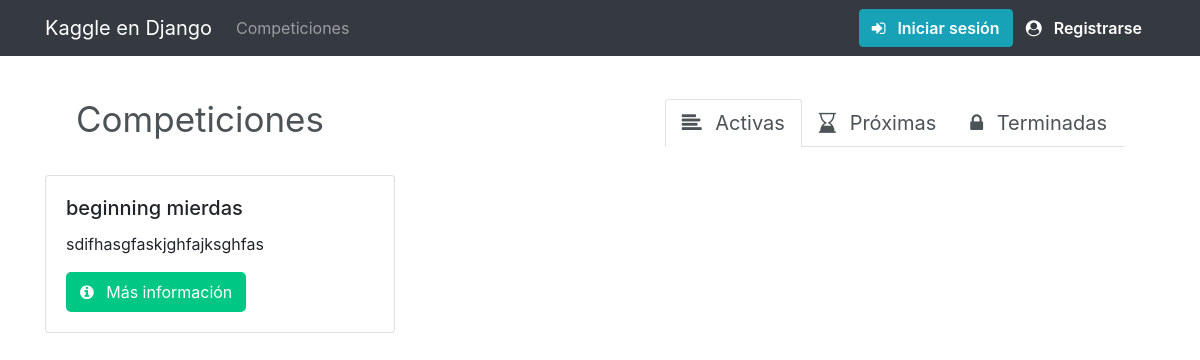
The page /dashboard/actives on the database as committed earlier.
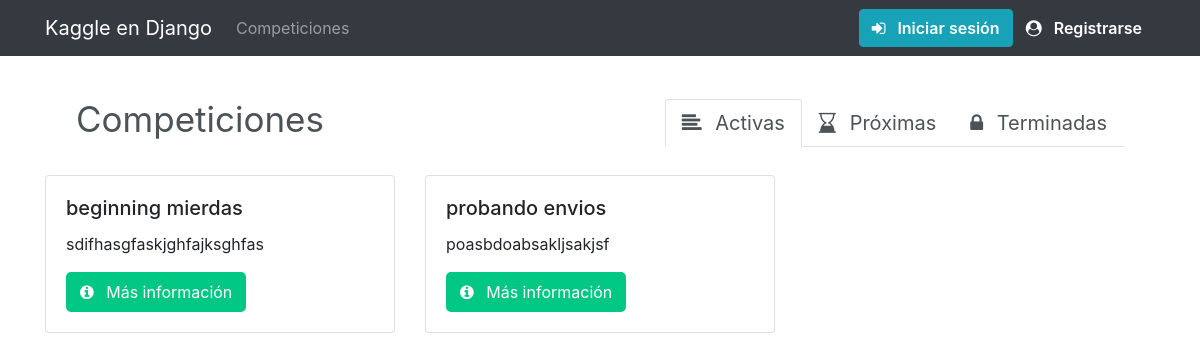
The same page on the database as committed later.
### dashboard/models.py (models this page shows)
class Dashboard(models.Model):
    title = models.CharField(max_length=30)
    description = models.TextField()
    beginning = models.DateField(default=timezone.now)
    deadline = models.DateField()
    max_daily_uploads = models.IntegerField(default=5)
    wait_time_uploads = models.IntegerField(default=60) # Minutes
    participants = models.IntegerField(default=0)
    author = models.TextField()

### dashboard/views.py (the view)
# urls.py: path("actives", views.actives, name="actives"),
def actives(request):
    competitions = Dashboard.objects.filter(deadline__gte=today).filter(beginning__lte=today)
    context = {
        'competitions': competitions,
        'show_competitions': True
    }
    return render(request, 'actives.html', context)

### dashboard/templates/actives.html
{% extends "competitions.html" %}
{% block active_actives %}active{% endblock %}

### dashboard/templates/competitions.html (shortened to what this page needs)
{% extends "base.html" %}
{% block page_content %}
<nav class="navbar navbar-expand-lg navbar-white bg-white pb-4" style:"">
    <div class="container">
        <a class="navbar-brand" style="color: #4c5357; font-size: 35;" href="{% url 'actives' %}">Competiciones</a>
        <ul class="nav nav-tabs pt-2">
            <li class="nav-item">
                <a class="nav-link {% block active_actives %}{% endblock %}" style="color: 4c5357; font-size: 20;"
                    href="{% url 'actives' %}">
                    <span class="fa fa-align-left pr-2"></span>
                    Activas
                </a>
            </li>
            <li class="nav-item">
                <a class="nav-link {% block active_coming %}{% endblock %}" style="color: #4c5357; font-size: 20;"
                    href="{% url 'coming' %}">
                    <span class="fa fa-hourglass-end pr-2"></span>
                    Próximas
                </a>
            </li>
            <li class="nav-item">
                <a class="nav-link {% block active_pasts %}{% endblock %}" style="color: #4c5357; font-size: 20;"
                    href="{% url 'pasts' %}">
                    <span class="fa fa-lock pr-2"></span>
                    Terminadas
                </a>
            </li>
        </ul>
    </div>
</nav>
{% if show_competitions == True %}
<div class="row">
    {% for competition in competitions %}
    <div class="col-md-4">
        <div class="card mb-2">
            <div class="card-body">
                <h5 class="card-title">{{ competition.title }}</h5>
                <p class="card-text">
                    {{ competition.description|slice:":35" }}
                </p>
                <a href="{% url 'competition' competition.pk %}" class="btn btn-info"
                    style="color: white; background-color: #00c884; border-radius: 5px; border: 2px solid #00c884;">
                    <span class="fa fa-info-circle pr-2"></span>
                    Más información
                </a>
            </div>
        </div>
    </div>
    {% endfor %}
</div>
{% endif %}
{% endblock %}

### kaggle_django/templates/base.html (shortened to what this page needs)
<link rel="stylesheet" href="https://stackpath.bootstrapcdn.com/bootstrap/4.1.3/css/bootstrap.min.css"
>
<link href="https://maxcdn.bootstrapcdn.com/font-awesome/4.7.0/css/font-awesome.min.css" rel="stylesheet">
{% load static %}
<link rel="stylesheet" href="{% static 'register.css' %}">
<nav class="navbar navbar-expand-lg navbar-dark bg-dark">
  <div class="container">
    <a class="navbar-brand" href="{% url 'homepage_index' %}">Kaggle en Django</a>
    <div class="collapse navbar-collapse" id="navbarSupportedContent">
      <ul class="nav navbar-nav">
        <li class="nav-item">
          <a class="nav-link" href="{% url 'actives' %}">Competiciones</a>
        </li>
      </ul>
    </div>
    <div>
      <ul class="nav navbar-nav navbar-right">
        {% if user.id is None or user.profile.verified == False%}
        <li class="nav-item active">
          <a class="btn btn-info" style="width:100%; font-weight: 600;" href="{% url 'login' %}">
            <span class="fa fa-sign-in pr-2"></span>
            Iniciar sesión
          </a>
        </li>
        <li class="nav-item active">
          <a class="btn btn-dark" style="width:100%; font-weight: 600;" href="{% url 'register' %}">
            <span class="fa fa-user-circle pr-2"></span>
            Registrarse
          </a>
        </li>
        {% endif %}
      </ul>
    </div>
  </div>
</nav>
<div class="container pt-4">
  {% block page_content %}{% endblock %}
</div>

Rows that differ between the two databases and show on the page:
added Dashboard: title "probando envios", description "poasbdoabsakljsakjsf"
